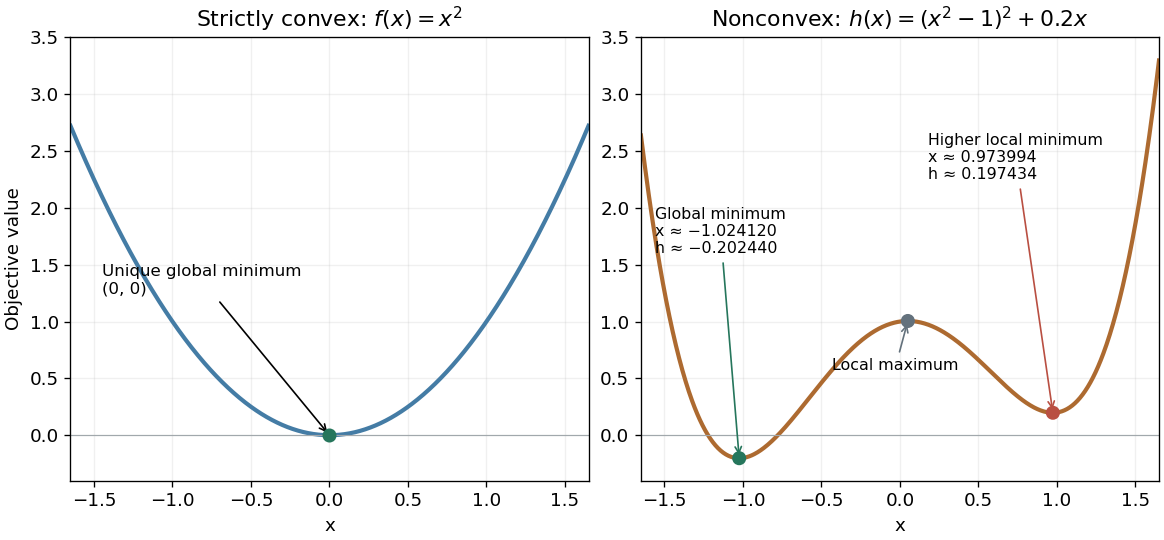

Generate this figure with Python:
"""Compare quadratic and tilted quartic minima; save basename.png to cwd.

Tested with Python 3.14.4, NumPy 2.3.5, Matplotlib 3.10.7.
Run from _media: MPLCONFIGDIR=/tmp/convex-mpl python3 ../convex-vs-nonconvex.py
"""

from pathlib import Path

import matplotlib

matplotlib.use("Agg")
import matplotlib.pyplot as plt
import numpy as np


def quartic(x):
    return (x * x - 1) ** 2 + 0.2 * x


def main():
    roots = np.roots([4.0, 0.0, -4.0, 0.2])
    assert np.all(np.abs(roots.imag) < 1e-12)
    roots = np.sort(roots.real)
    values = quartic(roots)
    curvature = 12 * roots**2 - 4
    assert np.max(np.abs(4 * roots**3 - 4 * roots + 0.2)) < 1e-12
    assert np.allclose(roots, [-1.024120300, 0.050125947, 0.973994353], atol=1e-9, rtol=0)
    assert np.allclose(values, [-0.202440434, 1.005006281, 0.197434153], atol=1e-9, rtol=0)
    assert curvature[0] > 0 and curvature[1] < 0 and curvature[2] > 0
    assert values[0] < values[2]
    assert np.isclose(values[2] - values[0], 0.399874587203099)

    plt.rcParams.update({"font.size": 11})
    fig, axes = plt.subplots(1, 2, figsize=(9.7, 4.5), layout="constrained", facecolor="white")
    x = np.linspace(-1.65, 1.65, 801)
    axes[0].plot(x, x**2, color="#447ca5", lw=2.5)
    axes[0].scatter([0], [0], color="#26765c", s=55, zorder=4)
    axes[0].annotate("Unique global minimum\n(0, 0)", (0, 0), xytext=(-1.45, 1.25),
                     fontsize=10, arrowprops={"arrowstyle": "->"})
    axes[0].set(title=r"Strictly convex: $f(x)=x^2$", xlabel="x", ylabel="Objective value",
                xlim=(-1.65, 1.65), ylim=(-0.4, 3.5))

    ax = axes[1]
    ax.plot(x, quartic(x), color="#ad6a30", lw=2.5)
    ax.scatter(roots, values, color=["#26765c", "#63717c", "#b94f42"], s=55, zorder=4)
    ax.annotate("Global minimum\nx ≈ −1.024120\nh ≈ −0.202440", (roots[0], values[0]),
                xytext=(-1.56, 1.6), fontsize=9.5,
                arrowprops={"arrowstyle": "->", "color": "#26765c"})
    ax.annotate("Higher local minimum\nx ≈ 0.973994\nh ≈ 0.197434", (roots[2], values[2]),
                xytext=(0.18, 2.25), fontsize=9.5,
                arrowprops={"arrowstyle": "->", "color": "#b94f42"})
    ax.annotate("Local maximum", (roots[1], values[1]), xytext=(-0.43, 0.57),
                fontsize=9.5, arrowprops={"arrowstyle": "->", "color": "#63717c"})
    ax.set(title=r"Nonconvex: $h(x)=(x^2-1)^2+0.2x$", xlabel="x",
           xlim=(-1.65, 1.65), ylim=(-0.4, 3.5))
    for ax in axes:
        ax.axhline(0, color="#a1a8ac", lw=0.7)
        ax.grid(alpha=0.18)
    fig.savefig(Path.cwd() / (Path(__file__).stem + ".png"),
                dpi=120, facecolor="white", transparent=False)
    plt.close(fig)
    for x0, y0, c0 in zip(roots, values, curvature):
        print(f"x={x0:.12f}, h={y0:.12f}, h''={c0:.12f}")
    print(f"Local-to-global objective gap: {values[2] - values[0]:.12f}")


if __name__ == "__main__":
    main()
